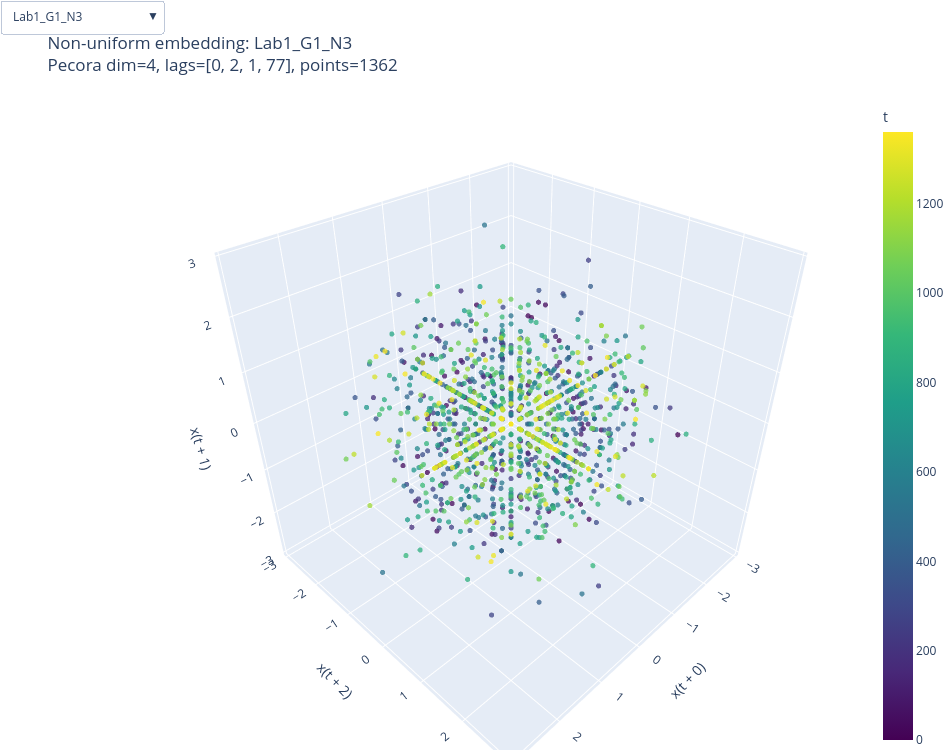

The notebook cell saved with this chart:
### Code cell
def make_nonuniform_figure(embeddings: dict[str, dict]) -> go.Figure:
    if not embeddings:
        raise ValueError("No non-uniform embeddings to plot")

    fig = go.Figure()
    columns = list(embeddings.keys())
    trace_to_column = []

    for column in columns:
        info = embeddings[column]
        lags = info["lags"]
        labels = [f"x(t + {lag})" for lag in lags]
        X_plot, time_index = sample_for_plot(info["X"])
        is_first = len(trace_to_column) == 0

        fig.add_trace(
            go.Scatter3d(
                x=X_plot[:, 0],
                y=X_plot[:, 1],
                z=X_plot[:, 2],
                mode="markers",
                marker=dict(
                    size=3,
                    opacity=0.75,
                    color=time_index,
                    colorscale="Viridis",
                    colorbar=dict(title="t") if is_first else None,
                ),
                name=f"{column}: lags={lags}",
                visible=is_first,
                hovertemplate=(
                    f"{column}<br>"
                    f"{labels[0]}=%{{x:.4g}}<br>"
                    f"{labels[1]}=%{{y:.4g}}<br>"
                    f"{labels[2]}=%{{z:.4g}}<br>"
                    "t=%{marker.color}<extra></extra>"
                ),
            )
        )
        trace_to_column.append(column)

    buttons = []
    for i, column in enumerate(trace_to_column):
        info = embeddings[column]
        labels = [f"x(t + {lag})" for lag in info["lags"]]
        visible = [False] * len(trace_to_column)
        visible[i] = True
        buttons.append(
            dict(
                label=column,
                method="update",
                args=[
                    {"visible": visible},
                    {
                        "title": (
                            f"Non-uniform embedding: {column}<br>"
                            f"Pecora dim={info['dimension']}, "
                            f"lags={info['lags']}, points={info['points']}"
                        ),
                        "scene": dict(
                            xaxis_title=labels[0],
                            yaxis_title=labels[1],
                            zaxis_title=labels[2],
                            aspectmode="data",
                        ),
                    },
                ],
            )
        )

    first_column = trace_to_column[0]
    first = embeddings[first_column]
    first_labels = [f"x(t + {lag})" for lag in first["lags"]]

    fig.update_layout(
        title=(
            f"Non-uniform embedding: {first_column}<br>"
            f"Pecora dim={first['dimension']}, lags={first['lags']}, points={first['points']}"
        ),
        updatemenus=[
            dict(
                buttons=buttons,
                direction="down",
                x=0.0,
                y=1.15,
                showactive=True,
            )
        ],
        scene=dict(
            xaxis_title=first_labels[0],
            yaxis_title=first_labels[1],
            zaxis_title=first_labels[2],
            aspectmode="data",
        ),
        width=950,
        height=750,
        margin=dict(l=0, r=0, b=0, t=90),
    )
    return fig


nonuniform_fig = make_nonuniform_figure(nonuniform_embeddings)
nonuniform_fig.show()
